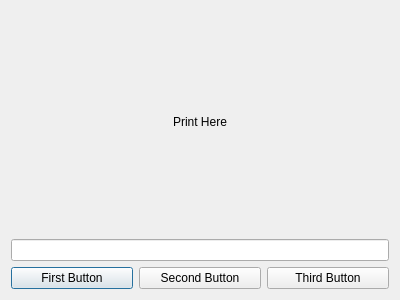
<?xml version="1.0" encoding="UTF-8"?>
<ui version="4.0">
 <class>Dialog</class>
 <widget class="QDialog" name="Dialog">
  <property name="geometry">
   <rect>
    <x>0</x>
    <y>0</y>
    <width>400</width>
    <height>300</height>
   </rect>
  </property>
  <property name="windowTitle">
   <string>Dialog</string>
  </property>
  <layout class="QVBoxLayout" name="verticalLayout">
   <item>
    <widget class="QLabel" name="label">
     <property name="minimumSize">
      <size>
       <width>0</width>
       <height>200</height>
      </size>
     </property>
     <property name="text">
      <string>Print Here</string>
     </property>
     <property name="alignment">
      <set>Qt::AlignCenter</set>
     </property>
    </widget>
   </item>
   <item>
    <widget class="QLineEdit" name="lineEdit"/>
   </item>
   <item>
    <layout class="QHBoxLayout" name="horizontalLayout">
     <item>
      <widget class="QPushButton" name="pushButton">
       <property name="text">
        <string>First Button</string>
       </property>
      </widget>
     </item>
     <item>
      <widget class="QPushButton" name="pushButton_2">
       <property name="text">
        <string>Second Button</string>
       </property>
      </widget>
     </item>
     <item>
      <widget class="QPushButton" name="pushButton_3">
       <property name="text">
        <string>Third Button</string>
       </property>
      </widget>
     </item>
    </layout>
   </item>
  </layout>
 </widget>
 <resources/>
 <connections>
  <connection>
   <sender>pushButton</sender>
   <signal>clicked()</signal>
   <receiver>Dialog</receiver>
   <slot>slot_1st()</slot>
   <hints>
    <hint type="sourcelabel">
     <x>87</x>
     <y>256</y>
    </hint>
    <hint type="destinationlabel">
     <x>94</x>
     <y>280</y>
    </hint>
   </hints>
  </connection>
  <connection>
   <sender>pushButton_2</sender>
   <signal>clicked()</signal>
   <receiver>Dialog</receiver>
   <slot>slot_2nd()</slot>
   <hints>
    <hint type="sourcelabel">
     <x>228</x>
     <y>267</y>
    </hint>
    <hint type="destinationlabel">
     <x>231</x>
     <y>269</y>
    </hint>
   </hints>
  </connection>
  <connection>
   <sender>pushButton_3</sender>
   <signal>clicked()</signal>
   <receiver>Dialog</receiver>
   <slot>slot_3rd()</slot>
   <hints>
    <hint type="sourcelabel">
     <x>337</x>
     <y>259</y>
    </hint>
    <hint type="destinationlabel">
     <x>348</x>
     <y>279</y>
    </hint>
   </hints>
  </connection>
  <connection>
   <sender>lineEdit</sender>
   <signal>textChanged(QString)</signal>
   <receiver>label</receiver>
   <slot>setText(QString)</slot>
   <hints>
    <hint type="sourcelabel">
     <x>207</x>
     <y>216</y>
    </hint>
    <hint type="destinationlabel">
     <x>203</x>
     <y>193</y>
    </hint>
   </hints>
  </connection>
 </connections>
 <slots>
  <slot>slot_1st()</slot>
  <slot>slot_2nd()</slot>
  <slot>slot_3rd()</slot>
 </slots>
</ui>
